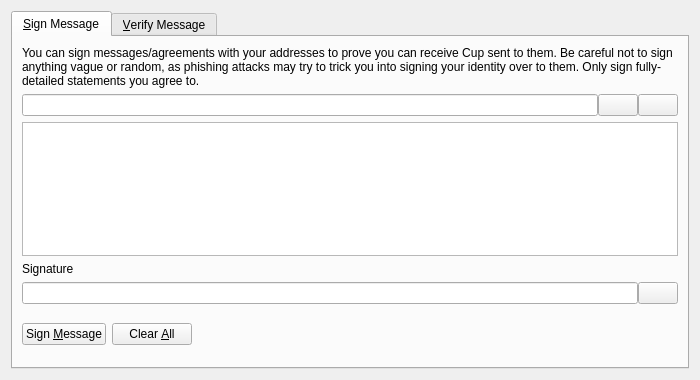
<?xml version="1.0" encoding="UTF-8"?>
<ui version="4.0">
 <class>SignVerifyMessageDialog</class>
 <widget class="QDialog" name="SignVerifyMessageDialog">
  <property name="geometry">
   <rect>
    <x>0</x>
    <y>0</y>
    <width>700</width>
    <height>380</height>
   </rect>
  </property>
  <property name="windowTitle">
   <string>Signatures - Sign / Verify a Message</string>
  </property>
  <property name="modal">
   <bool>true</bool>
  </property>
  <layout class="QVBoxLayout" name="verticalLayout">
   <item>
    <widget class="QTabWidget" name="tabWidget">
     <property name="currentIndex">
      <number>0</number>
     </property>
     <widget class="QWidget" name="tabSignMessage">
      <attribute name="title">
       <string>&amp;Sign Message</string>
      </attribute>
      <layout class="QVBoxLayout" name="verticalLayout_SM">
       <item>
        <widget class="QLabel" name="infoLabel_SM">
         <property name="text">
          <string>You can sign messages/agreements with your addresses to prove you can receive Cup sent to them. Be careful not to sign anything vague or random, as phishing attacks may try to trick you into signing your identity over to them. Only sign fully-detailed statements you agree to.</string>
         </property>
         <property name="textFormat">
          <enum>Qt::PlainText</enum>
         </property>
         <property name="wordWrap">
          <bool>true</bool>
         </property>
        </widget>
       </item>
       <item>
        <layout class="QHBoxLayout" name="horizontalLayout_1_SM">
         <property name="spacing">
          <number>0</number>
         </property>
         <item>
          <widget class="QValidatedLineEdit" name="addressIn_SM">
           <property name="toolTip">
            <string>The Cup address to sign the message with</string>
           </property>
          </widget>
         </item>
         <item>
          <widget class="QPushButton" name="addressBookButton_SM">
           <property name="toolTip">
            <string>Choose previously used address</string>
           </property>
           <property name="text">
            <string/>
           </property>
           <property name="shortcut">
            <string>Alt+A</string>
           </property>
           <property name="autoDefault">
            <bool>false</bool>
           </property>
          </widget>
         </item>
         <item>
          <widget class="QPushButton" name="pasteButton_SM">
           <property name="toolTip">
            <string>Paste address from clipboard</string>
           </property>
           <property name="text">
            <string/>
           </property>
           <property name="shortcut">
            <string>Alt+P</string>
           </property>
           <property name="autoDefault">
            <bool>false</bool>
           </property>
          </widget>
         </item>
        </layout>
       </item>
       <item>
        <widget class="QPlainTextEdit" name="messageIn_SM">
         <property name="toolTip">
          <string>Enter the message you want to sign here</string>
         </property>
        </widget>
       </item>
       <item>
        <widget class="QLabel" name="signatureLabel_SM">
         <property name="text">
          <string>Signature</string>
         </property>
         <property name="textFormat">
          <enum>Qt::PlainText</enum>
         </property>
        </widget>
       </item>
       <item>
        <layout class="QHBoxLayout" name="horizontalLayout_2_SM">
         <property name="spacing">
          <number>0</number>
         </property>
         <item>
          <widget class="QLineEdit" name="signatureOut_SM">
           <property name="font">
            <font>
             <italic>true</italic>
            </font>
           </property>
           <property name="readOnly">
            <bool>true</bool>
           </property>
          </widget>
         </item>
         <item>
          <widget class="QPushButton" name="copySignatureButton_SM">
           <property name="toolTip">
            <string>Copy the current signature to the system clipboard</string>
           </property>
           <property name="text">
            <string/>
           </property>
           <property name="autoDefault">
            <bool>false</bool>
           </property>
          </widget>
         </item>
        </layout>
       </item>
       <item>
        <layout class="QHBoxLayout" name="horizontalLayout_3_SM">
         <item>
          <widget class="QPushButton" name="signMessageButton_SM">
           <property name="toolTip">
            <string>Sign the message to prove you own this Cup address</string>
           </property>
           <property name="text">
            <string>Sign &amp;Message</string>
           </property>
           <property name="autoDefault">
            <bool>false</bool>
           </property>
          </widget>
         </item>
         <item>
          <widget class="QPushButton" name="clearButton_SM">
           <property name="toolTip">
            <string>Reset all sign message fields</string>
           </property>
           <property name="text">
            <string>Clear &amp;All</string>
           </property>
           <property name="autoDefault">
            <bool>false</bool>
           </property>
          </widget>
         </item>
         <item>
          <spacer name="horizontalSpacer_1_SM">
           <property name="orientation">
            <enum>Qt::Horizontal</enum>
           </property>
           <property name="sizeHint" stdset="0">
            <size>
             <width>40</width>
             <height>48</height>
            </size>
           </property>
          </spacer>
         </item>
         <item>
          <widget class="QLabel" name="statusLabel_SM">
           <property name="font">
            <font>
             <weight>75</weight>
             <bold>true</bold>
            </font>
           </property>
           <property name="text">
            <string/>
           </property>
           <property name="wordWrap">
            <bool>true</bool>
           </property>
          </widget>
         </item>
         <item>
          <spacer name="horizontalSpacer_2_SM">
           <property name="orientation">
            <enum>Qt::Horizontal</enum>
           </property>
           <property name="sizeHint" stdset="0">
            <size>
             <width>40</width>
             <height>48</height>
            </size>
           </property>
          </spacer>
         </item>
        </layout>
       </item>
      </layout>
     </widget>
     <widget class="QWidget" name="tabVerifyMessage">
      <attribute name="title">
       <string>&amp;Verify Message</string>
      </attribute>
      <layout class="QVBoxLayout" name="verticalLayout_VM">
       <item>
        <widget class="QLabel" name="infoLabel_VM">
         <property name="text">
          <string>Enter the receiver's address, message (ensure you copy line breaks, spaces, tabs, etc. exactly) and signature below to verify the message. Be careful not to read more into the signature than what is in the signed message itself, to avoid being tricked by a man-in-the-middle attack. Note that this only proves the signing party receives with the address, it cannot prove sendership of any transaction!</string>
         </property>
         <property name="textFormat">
          <enum>Qt::PlainText</enum>
         </property>
         <property name="alignment">
          <set>Qt::AlignLeading|Qt::AlignLeft|Qt::AlignTop</set>
         </property>
         <property name="wordWrap">
          <bool>true</bool>
         </property>
        </widget>
       </item>
       <item>
        <layout class="QHBoxLayout" name="horizontalLayout_1_VM">
         <property name="spacing">
          <number>0</number>
         </property>
         <item>
          <widget class="QValidatedLineEdit" name="addressIn_VM">
           <property name="toolTip">
            <string>The Cup address the message was signed with</string>
           </property>
          </widget>
         </item>
         <item>
          <widget class="QPushButton" name="addressBookButton_VM">
           <property name="toolTip">
            <string>Choose previously used address</string>
           </property>
           <property name="text">
            <string/>
           </property>
           <property name="shortcut">
            <string>Alt+A</string>
           </property>
           <property name="autoDefault">
            <bool>false</bool>
           </property>
          </widget>
         </item>
        </layout>
       </item>
       <item>
        <widget class="QPlainTextEdit" name="messageIn_VM"/>
       </item>
       <item>
        <widget class="QValidatedLineEdit" name="signatureIn_VM"/>
       </item>
       <item>
        <layout class="QHBoxLayout" name="horizontalLayout_2_VM">
         <item>
          <widget class="QPushButton" name="verifyMessageButton_VM">
           <property name="toolTip">
            <string>Verify the message to ensure it was signed with the specified Cup address</string>
           </property>
           <property name="text">
            <string>Verify &amp;Message</string>
           </property>
           <property name="autoDefault">
            <bool>false</bool>
           </property>
          </widget>
         </item>
         <item>
          <widget class="QPushButton" name="clearButton_VM">
           <property name="toolTip">
            <string>Reset all verify message fields</string>
           </property>
           <property name="text">
            <string>Clear &amp;All</string>
           </property>
           <property name="autoDefault">
            <bool>false</bool>
           </property>
          </widget>
         </item>
         <item>
          <spacer name="horizontalSpacer_1_VM">
           <property name="orientation">
            <enum>Qt::Horizontal</enum>
           </property>
           <property name="sizeHint" stdset="0">
            <size>
             <width>40</width>
             <height>48</height>
            </size>
           </property>
          </spacer>
         </item>
         <item>
          <widget class="QLabel" name="statusLabel_VM">
           <property name="font">
            <font>
             <weight>75</weight>
             <bold>true</bold>
            </font>
           </property>
           <property name="text">
            <string/>
           </property>
           <property name="wordWrap">
            <bool>true</bool>
           </property>
          </widget>
         </item>
         <item>
          <spacer name="horizontalSpacer_2_VM">
           <property name="orientation">
            <enum>Qt::Horizontal</enum>
           </property>
           <property name="sizeHint" stdset="0">
            <size>
             <width>40</width>
             <height>48</height>
            </size>
           </property>
          </spacer>
         </item>
        </layout>
       </item>
      </layout>
     </widget>
    </widget>
   </item>
  </layout>
 </widget>
 <customwidgets>
  <customwidget>
   <class>QValidatedLineEdit</class>
   <extends>QLineEdit</extends>
   <header>qvalidatedlineedit.h</header>
  </customwidget>
 </customwidgets>
 <resources>
  <include location="../cup.qrc"/>
 </resources>
 <connections/>
</ui>
